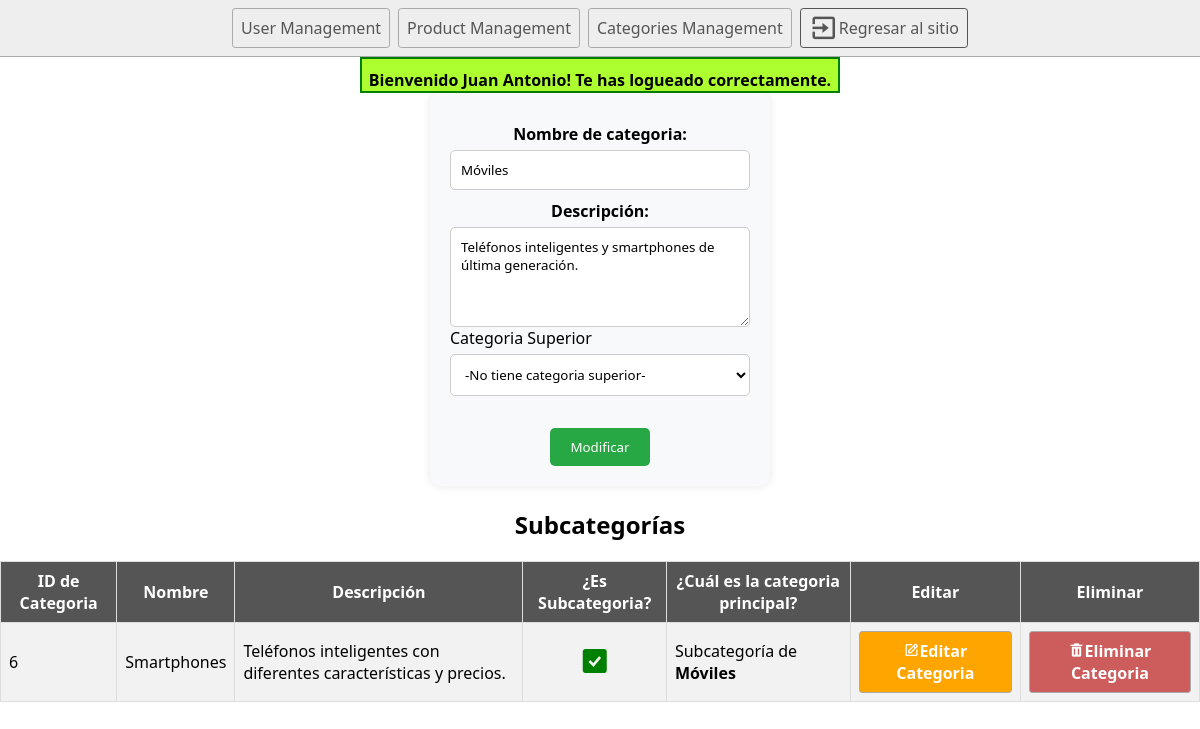
Page /adminZone/category_modify.php?id=1 (signed in) on the committed database.
### tables this page shows
CREATE TABLE `db_admin_navbar_menus` (
  `var_menu_id` int(11) NOT NULL,
  `var_menu_name` varchar(100) NOT NULL,
  `var_menu_href` varchar(100) DEFAULT NULL,
  `var_has_submenu` tinyint(1) DEFAULT NULL,
  `var_is_submenu` tinyint(1) DEFAULT NULL,
  `var_menu_parent` int(11) DEFAULT NULL,
  `var_role` smallint(6) NOT NULL COMMENT 'Specifies the minimum role required.'
);

CREATE TABLE `db_shop_categories` (
  `var_code` int(11) NOT NULL COMMENT 'Stores Category ID',
  `var_category_name` varchar(50) NOT NULL COMMENT 'Stores category name',
  `var_category_description` varchar(100) DEFAULT NULL COMMENT 'Stores category desc.',
  `var_is_subcategory` tinyint(1) NOT NULL COMMENT 'Stores if it''s subcat.',
  `var_parent_category` int(11) DEFAULT NULL COMMENT 'Stores parent cat. if exists.'
);

### inc/modules/database/db_connect.php (called while the page is built)
<?php
function db()
{
    $db_user = "root";
    $db_password = "nerja123";
    $db_host = "db";
    $db_name = "proyectodef";
    $pdo_string = "mysql:dbname=$db_name;host=$db_host";
    try {
        return new PDO($pdo_string, $db_user, $db_password);
    } catch (PDOException $e) {
        echo "<div class='error'>Error on the database connection. :( </div><br> ";
        echo "Details: " . $e->getMessage();
    }
}

### adminZone/inc/modules/categories/inc_get_subcategories.php (called while the page is built, shortened)
<?
function getSubcategories($cat_id){
    $query = "SELECT * FROM db_shop_categories WHERE var_is_subcategory = 1 AND var_parent_category = :parent";
    $preQuery = db()->prepare($query);
    $preQuery->bindParam(":parent",$cat_id);
    $preQuery->execute();
    if($preQuery->rowCount() >= 1){
        return $preQuery->fetchAll(PDO::FETCH_ASSOC);
    }
    return false;
}

### adminZone/inc/modules/categories/inc_get_categories.php (the view, shortened to what this page needs)
<?
function getCategory($cat_id)
{
    $query = "SELECT * FROM db_shop_categories WHERE var_code = :cat_id";
    $preQuery = db()->prepare($query);
    $preQuery->bindParam(":cat_id", $cat_id);
    $preQuery->execute();
    if ($preQuery->rowCount() == 1) {
        return $preQuery->fetchAll(PDO::FETCH_ASSOC)[0];
    }
    return false;
}
function getCategoryName($cat_id)
{
    $query = "SELECT var_category_name FROM db_shop_categories WHERE var_code = :cat_id";
    $preQuery = db()->prepare($query);
    $preQuery->bindParam(":cat_id", $cat_id);
    $preQuery->execute();
    if ($preQuery->rowCount() == 1) {
        return $preQuery->fetch()[0];
    }
    return false;
}
function fillCategorySelect($subcatID)
{
    $thereIsParent = false;
?>
<?
    if (!$thereIsParent) {
        echo "<option selected value='null'>-No tiene categoria superior-</option>";
    } else {
        echo "<option value='-1'>-Deshacer relación-</option>";
    }
}

### adminZone/inc/modules/site_identity/inc_admin_nav.php (shortened to what this page needs)
<?
function insertNavBarMenu(){
    $menuItems = getMenuItems();
    foreach($menuItems as $item){
       echo "<a class='buttonOne' href='".$item[2]."'>".$item[1]."</a>";
    }
}
function getMenuItems(){
    $query = "SELECT * FROM db_admin_navbar_menus";
    $preQuery = db()->prepare($query);
    $preQuery->execute();
    return $preQuery->fetchAll();
}
?>

### adminZone/inc/sections/modify_category.php (shortened to what this page needs)
<div class="fieldsContainer">
    <form action="<?= $_SERVER['PHP_SELF'] ?>" method="post">
        <span>Nombre de categoria:</span>
        <input type="text" name="name" id="name" value="<?= $cat_data["var_category_name"] ?>">
        <span>Descripción:</span>
        <textarea id="description" name="description"><?= $cat_data["var_category_description"] ?></textarea>
        <div id="supCategory">
            <p>Categoria Superior</p>
            <select name="parent">
                <?
                fillCategorySelect($_GET["id"]);
                ?>
            </select>
        </div>
        <br>
        <button type="submit" id="regButton" class="formBtn">Modificar</button>
    </form>
</div>

### adminZone/inc/sections/subcategories_listing.php (shortened to what this page needs)
<div class="tableContainer">
    <? $subcategories = getSubcategories($_GET["id"]);
      if (!$subcategories) {
          echo "<h3 style='text-align:center;'>No hay subcategorias.</h3>";
      } else {
      ?>
        <table>
            <tr>
                <th>
                    ID de Categoria
                </th>
                <th>
                    Nombre
                </th>
                <th>
                    Descripción
                </th>
                <th>
                    ¿Es Subcategoria?
                </th>
                <th>
                    ¿Cuál es la categoria principal?
                </th>
                <th>
                    Editar
                </th>
                <th>
                    Eliminar
                </th>
            </tr>
            <?
              foreach ($subcategories as $subcategory) {
                  echo "<tr>";
                  foreach ($subcategory as $key => $data) {
                      echo "<td>";
                      if ($key == "var_is_subcategory") {
                          if (!boolval($data)) {
                              echo "No es subcategoria.";
                          } else {
                              echo "<center><i class='bx bxs-check-square' style='color:green;font-size: 2em;' ></i></center>";
                          }
                      } else if ($key == "var_parent_category") {
                          if (is_null($data)) {
                              echo "No tiene categoria superior.";
                          } else {
                              echo "Subcategoría de <b>" . getCategoryName($_GET["id"]) . "</b>";
                          }
                      } else {
                          echo $data;
                      }
                      echo "</td>";
                  }
                  echo "<td><a class='buttonWarning' href='category_modify.php?id=" . $subcategory["var_code"] . "'><i class='bx bx-edit' ></i>Editar Categoria</a></td>";
                  echo "<td><a class='buttonDanger deleteUser' href='categories_management.php?deleteCategory=" . $subcategory["var_code"] . "'><i class='bx bxs-trash bx-tada-hover' ></i></i>Eliminar Categoria</a></td>";
                  echo "</tr>";
              }
              ?>
        </table>
    <? } ?>
</div>

### adminZone/inc/styles/main_style_admin.css (style rules this page uses)
* { box-sizing: border-box; font-family: system-ui, -apple-system, BlinkMacSystemFont, 'Segoe UI', Roboto, Oxygen, Ubuntu, Cantarell, 'Open Sans', 'Helvetica Neue', sans-serif; margin: 0; padding: 0; }
html, body { height: 100%; }
.buttonOne { border: solid 1px #aaa; border-radius: 0.2rem; color: #555; display: inline-block; min-width: 9rem; padding: 0.5rem; text-align: center; text-decoration: none; }
.buttonDanger { border: solid 1px #aaa; border-radius: 0.2rem; color: crimson; display: inline-block; min-width: 9rem; padding: 0.5rem; text-align: center; text-decoration: none; color: white; font-weight: bold; background-color: indianred; }
.buttonWarning { border: solid 1px #aaa; border-radius: 0.2rem; color: goldenrod; display: inline-block; min-width: 9rem; padding: 0.5rem; text-align: center; text-decoration: none; color: white; font-weight: bold; background-color: orange; }
.tableContainer { overflow: scroll; }
.tableContainer table { margin: auto; margin-top: 20px; width: auto; border-collapse: collapse; }
.tableContainer th { background-color: #555; color: white; padding: 10px; font-weight: bold; }
.tableContainer td, .tableContainer th { border: 1px solid #ddd; padding: 8px; }
.tableContainer tr:nth-child(even) { background-color: #f2f2f2; }
.fieldsContainer { display: flex; flex-direction: column; align-items: center; margin-top: 20px; }
form { display: flex; flex-direction: column; align-items: center; }
span { font-weight: bold; margin-top: 10px; }
input[type="text"], textarea, input[type="file"], input[type="number"], select { width: 300px; padding: 10px; margin-top: 5px; border: 1px solid #ccc; border-radius: 5px; }
textarea { height: 100px; }
button { padding: 10px 20px; margin-top: 10px; background-color: #007bff; color: #fff; border: none; border-radius: 5px; cursor: pointer; }
#regButton { background-color: #28a745; }
.fieldsContainer { background-color: #f8f9fa; padding: 20px; border-radius: 10px; box-shadow: 0 0 10px rgba(0, 0, 0, 0.1); }
input[type="text"], textarea, input[type="file"], input[type="number"], select { background-color: #fff; transition: border-color 0.3s ease-in-out; }
button { transition: background-color 0.3s ease-in-out; }

### adminZone/inc/styles/user_modify_form.css (style rules this page uses)
.fieldsContainer > form { display: flex; flex-direction: column; }
.fieldsContainer { width: fit-content; margin: auto; }

### rows in the picture
db_admin_navbar_menus: var_menu_name "User Management"
db_admin_navbar_menus: var_menu_name "Product Management"
db_admin_navbar_menus: var_menu_name "Categories Management"
db_shop_categories: name "Móviles", description "Teléfonos inteligentes y smartphones de última generación.", var_category_name "Móviles"
db_shop_categories: var_code "6", var_category_name "Smartphones", var_category_description "Teléfonos inteligentes con diferentes características y precios.", var_is_subcategory 1 (drawn)

### other values in the picture
$message[0] "Bienvenido Juan Antonio! Te has logueado correctamente."
